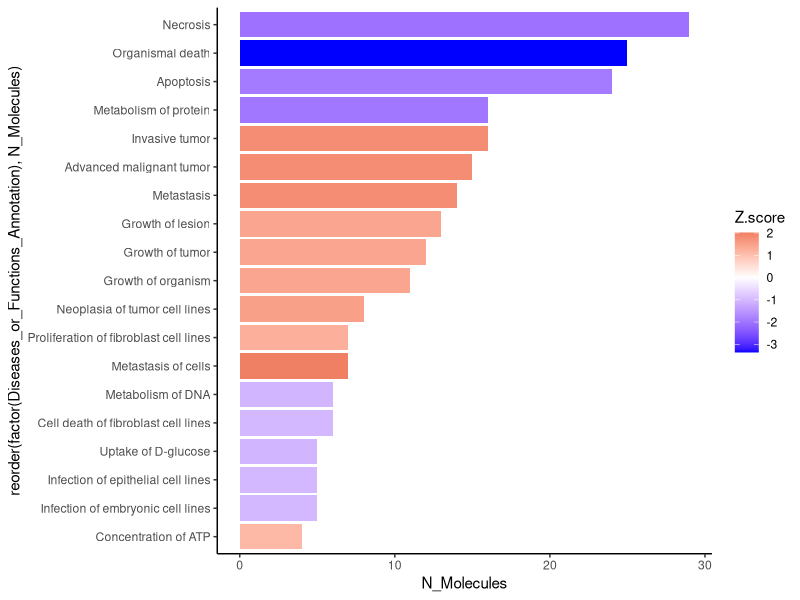

Here is the R script that generated this plot:
# Library
library(ggplot2)

# Load the data
Data <- read.delim("Bar_Plot_Z_Score_IPA_Data.txt")


# Create the graphs

C1 <- ggplot(Data, aes(x = reorder(factor(Diseases_or_Functions_Annotation), 
                                   N_Molecules), y= N_Molecules, 
                       fill = Z.score)) + 
  geom_bar(stat = "identity") +   coord_flip() + 
  theme_classic() + 
  scale_fill_gradient2(low = "blue",
                         mid = "white",
                         high="#CD0000",
                         midpoint = 0)
C1

# Save the graph

dev.copy(tiff,"barplot_zscore.tiff",width=7, height=6, units="in",res=600)
dev.off()
